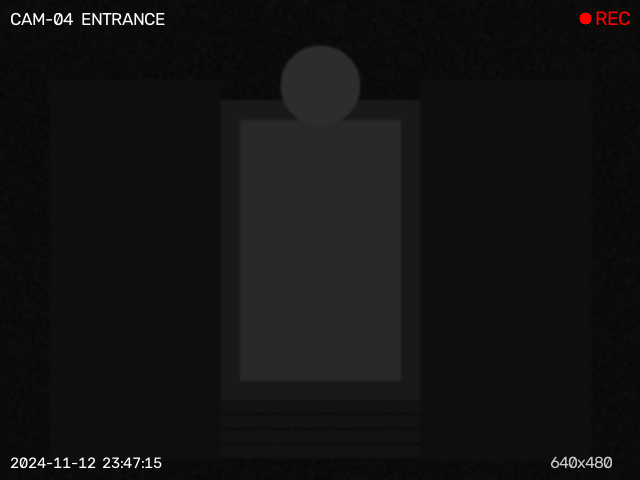
#> input picture sample_images/cctv_entrance.png, 640 x 480 px; its folder holds only this picture in this run
$ python -i enhancement.py   (imports and definitions only)   (older library calls are emulated)
#> lines starting #> are read from the running program, lines starting #| are printed output that depends on the picture
"""
enhancement.py
--------------
Image enhancement techniques for low-light / CCTV footage.

Point Transformations:
  1. Image Negative
  2. Logarithmic Transformation
  3. Gamma Correction (Power-Law)

Histogram-Based:
  4. Histogram Equalization
  5. CLAHE (Contrast Limited Adaptive Histogram Equalization)

Sharpening:
  6. Unsharp Masking

All functions work on single-channel (grayscale) images.
For color images, use the color-space wrapper `enhance_color_image()`
which processes only the luminance channel and preserves chrominance.
"""

import numpy as np
import cv2


# ═══════════════════════════════════════════════════════════
#  POINT TRANSFORMATIONS
# ═══════════════════════════════════════════════════════════

# [138 lines left out: functions negative_transform, log_transform, gamma_correction, histogram_equalization, clahe_enhancement, unsharp_mask, not called in this run]


# ═══════════════════════════════════════════════════════════
#  FREQUENCY-DOMAIN ENHANCEMENT (HOMOMORPHIC FILTERING)
# ═══════════════════════════════════════════════════════════

def homomorphic_filter(image: np.ndarray,
                       gamma_low: float = 0.5,
                       gamma_high: float = 2.0,
                       d0: float = 30.0,
                       c: float = 1.0) -> np.ndarray:
    """
    Apply Frequency-Domain Homomorphic Filtering based on Retinex illumination-reflectance model.

    Model:
      f(x, y) = i(x, y) * r(x, y)  (Illumination * Reflectance)
      ln(f) = ln(i) + ln(r)        (Converts multiplicative model to additive)

    Process:
      1. Natural logarithm: z = ln(1 + image / 255)
      2. 2D Fast Fourier Transform (FFT) to shift into frequency domain
      3. High-frequency emphasis transfer function:
         H(u,v) = (gamma_high - gamma_low) * [1 - exp(-c * (D^2 / D0^2))] + gamma_low
         - Suppresses low frequencies (gamma_low < 1: evens out illumination/shadows)
         - Amplifies high frequencies (gamma_high > 1: sharpens details and reflectance)
      4. Inverse 2D FFT (IFFT) back to spatial domain
      5. Exponential mapping: exp(Re(ifft)) - 1
      6. Percentile-based dynamic range restoration to [0, 255]

    Parameters:
      gamma_low  : float - Low-frequency gain (0.2 - 0.9, default 0.5)
      gamma_high : float - High-frequency gain (1.2 - 2.5, default 2.0)
      d0         : float - Cutoff frequency radius in pixels (10 - 100, default 30.0)
      c          : float - Sharpness coefficient of filter transition (default 1.0)
    """
    # Normalize channels
    if image.ndim == 3 and image.shape[2] == 1:
        image = image[:, :, 0]
    elif image.ndim == 3 and image.shape[2] == 4:
        image = cv2.cvtColor(image, cv2.COLOR_BGRA2BGR)

    # For 3-channel color, process luminance channel in YCrCb
    if image.ndim == 3:
        ycrcb = cv2.cvtColor(image, cv2.COLOR_BGR2YCrCb)
        y, cr, cb = cv2.split(ycrcb)
        y_filt = homomorphic_filter(y, gamma_low, gamma_high, d0, c)
        return cv2.cvtColor(cv2.merge([y_filt, cr, cb]), cv2.COLOR_YCrCb2BGR)

    img_float = image.astype(np.float64) / 255.0
    img_log = np.log1p(img_float)

    # 2D Fast Fourier Transform
    fft = np.fft.fft2(img_log)
    fft_shift = np.fft.fftshift(fft)

    rows, cols = image.shape[:2]
    crow, ccol = rows // 2, cols // 2
    u = np.arange(rows) - crow
    v = np.arange(cols) - ccol
    U, V = np.meshgrid(u, v, indexing='ij')
    D2 = U**2 + V**2

    # High-frequency emphasis transfer function H(u,v)
    H = (gamma_high - gamma_low) * (1.0 - np.exp(-c * (D2 / (d0**2 + 1e-6)))) + gamma_low

    # Apply filter in frequency domain
    filtered = fft_shift * H

    # Inverse 2D FFT back to spatial domain
    ifft_shift = np.fft.ifftshift(filtered)
    ifft = np.fft.ifft2(ifft_shift)
    real_part = np.real(ifft)

    # Invert log transform via exponential
    exp_img = np.expm1(real_part)

    # Robust normalization across dynamic range
    p1, p99 = np.percentile(exp_img, (1.0, 99.0))
    if p99 > p1:
        norm_img = np.clip((exp_img - p1) / (p99 - p1 + 1e-8) * 255.0, 0, 255).astype(np.uint8)
    else:
        norm_img = np.clip(exp_img * 255.0, 0, 255).astype(np.uint8)

    return norm_img


# [124 lines left out: functions compute_fft_spectrum, combined_enhancement, enhance_color_image, compute_histogram, not called in this run]

>>> import cv2
>>> picture = cv2.imread('sample_images/cctv_entrance.png')
#> picture is the input picture: shape (480, 640, 3); mean B, G, R 18.6, 18.6, 18.9
>>> result = homomorphic_filter(picture)
#> in homomorphic_filter, `ycrcb = cv2.cvtColor(image, cv2.COLOR_BGR2YCrCb)`: ycrcb: shape (480, 640, 3); mean of channels 0, 1, 2 18.7, 128.1, 128
#> in homomorphic_filter, `y, cr, cb = cv2.split(ycrcb)`:
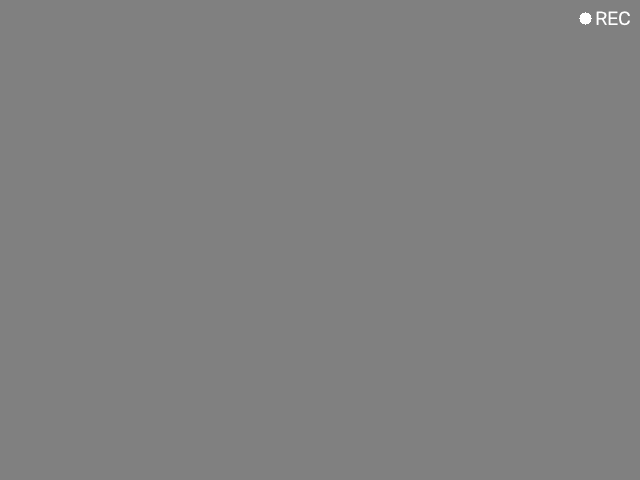
#> cr: shape (480, 640); min 128, max 255, mean 128.1
#> call 2 of homomorphic_filter, with gamma_low = 0.5, gamma_high = 2, d0 = 30, c = 1
#> in homomorphic_filter (call 2), `real_part = np.real(ifft)`:
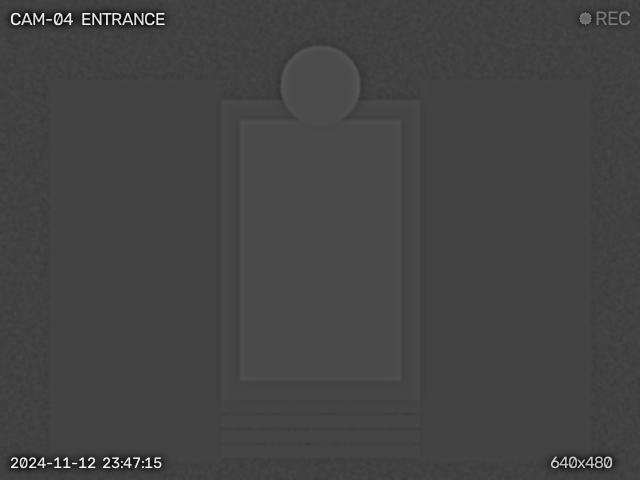
#> real_part: shape (480, 640) float64; min -0.385, max 1.19, mean 0.0347; drawn with min black and max white
#> in homomorphic_filter (call 2), `exp_img = np.expm1(real_part)`:
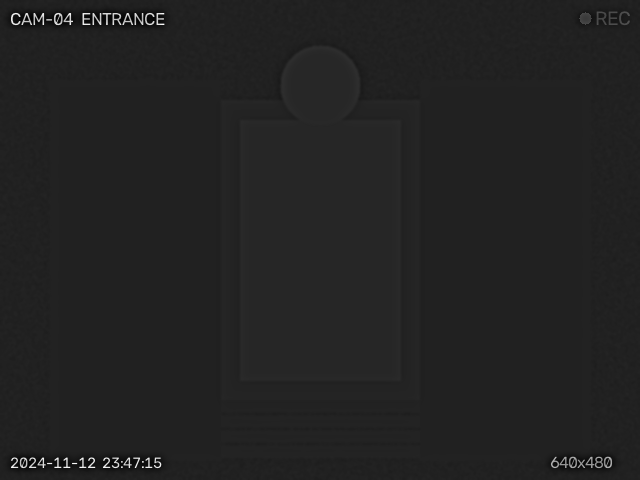
#> exp_img: shape (480, 640) float64; min -0.32, max 2.29, mean 0.0383; drawn with min black and max white
#> in homomorphic_filter (call 2), `p1, p99 = np.percentile(exp_img, (1.0, 99.0))`: p1 = -0.089; p99 = 0.107
#> in homomorphic_filter (call 2), `norm_img = np.clip((exp_img - p1) / (p99 - p1 + 1e-8) * 255.0, 0, 255)..`:
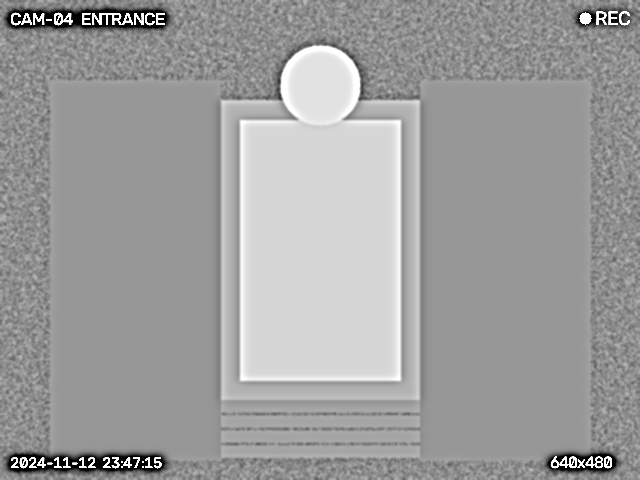
#> norm_img: shape (480, 640); min 0, max 255, mean 157.7

$ run again, on sample_images/cctv_warehouse.png
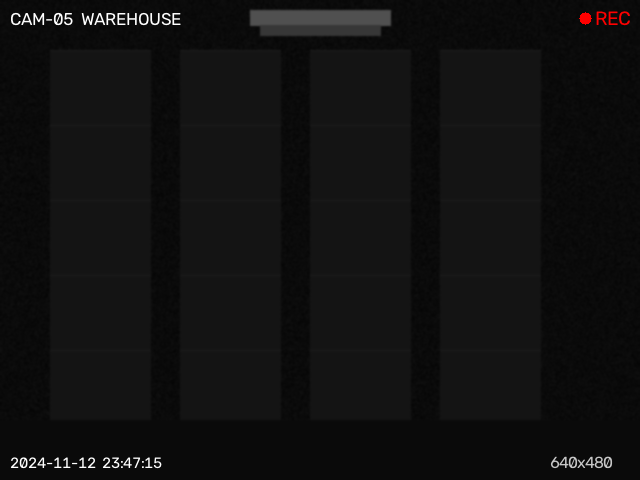
#> input picture sample_images/cctv_warehouse.png, 640 x 480 px
#> picture is the input picture: shape (480, 640, 3); mean B, G, R 16.7, 16.7, 17
#> ycrcb: shape (480, 640, 3); mean of channels 0, 1, 2 16.8, 128.1, 128
#> in homomorphic_filter (call 2), `exp_img = np.expm1(real_part)`:
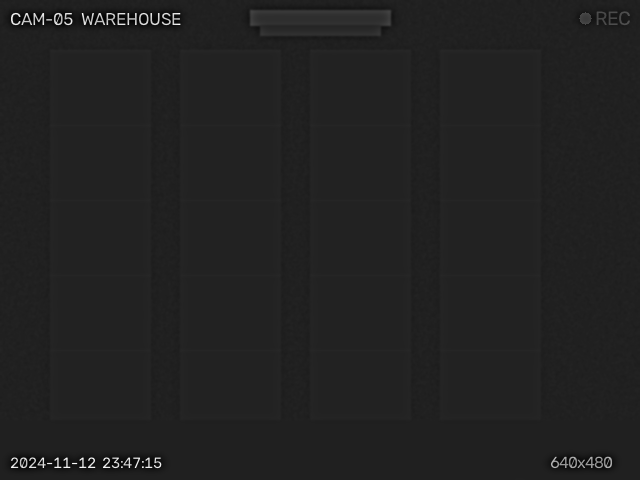
#> exp_img: shape (480, 640) float64; min -0.315, max 2.28, mean 0.0349; drawn with min black and max white
#> p1 = -0.0954; p99 = 0.186
#> in homomorphic_filter (call 2), `norm_img = np.clip((exp_img - p1) / (p99 - p1 + 1e-8) * 255.0, 0, 255)..`:
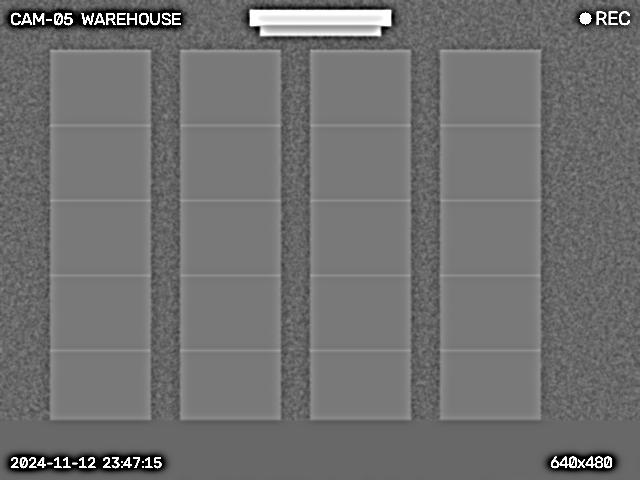
#> norm_img: shape (480, 640); min 0, max 255, mean 112.5

$ run again, on sample_images/dark_alley.png
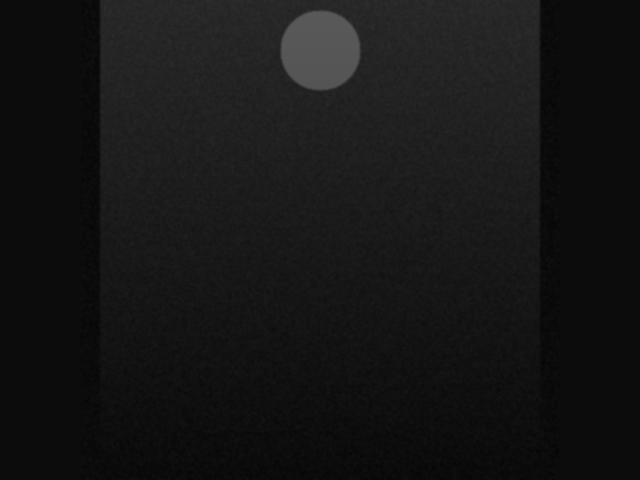
#> input picture sample_images/dark_alley.png, 640 x 480 px
#> picture is the input picture: shape (480, 640, 3); min 5, max 89, mean 21.7
#> ycrcb: shape (480, 640, 3); mean of channels 0, 1, 2 21.7, 128, 128
#> cr: shape (480, 640); every value is 128
#> in homomorphic_filter (call 2), `real_part = np.real(ifft)`:
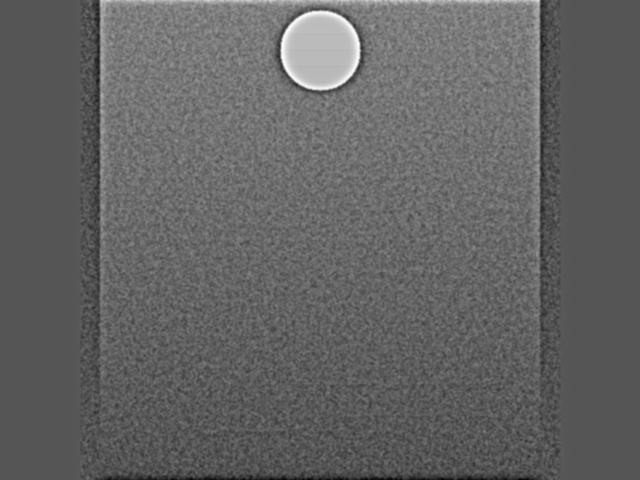
#> real_part: shape (480, 640) float64; min -0.0819, max 0.23, mean 0.0403; drawn with min black and max white
#> p1 = -0.00773; p99 = 0.159
#> in homomorphic_filter (call 2), `norm_img = np.clip((exp_img - p1) / (p99 - p1 + 1e-8) * 255.0, 0, 255)..`:
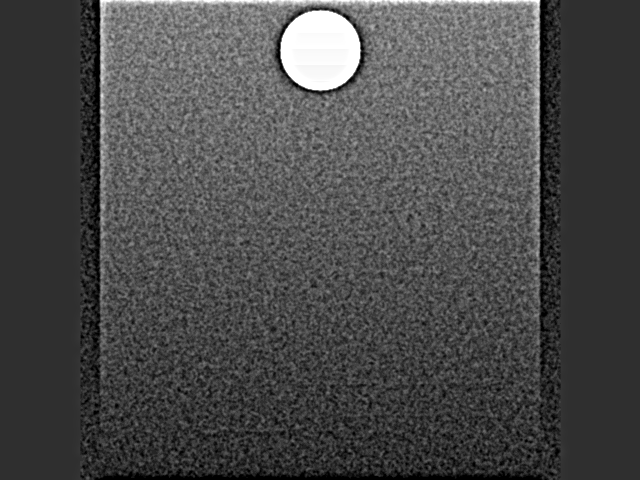
#> norm_img: shape (480, 640); min 0, max 255, mean 74.7

$ run again, on sample_images/dark_parking.png
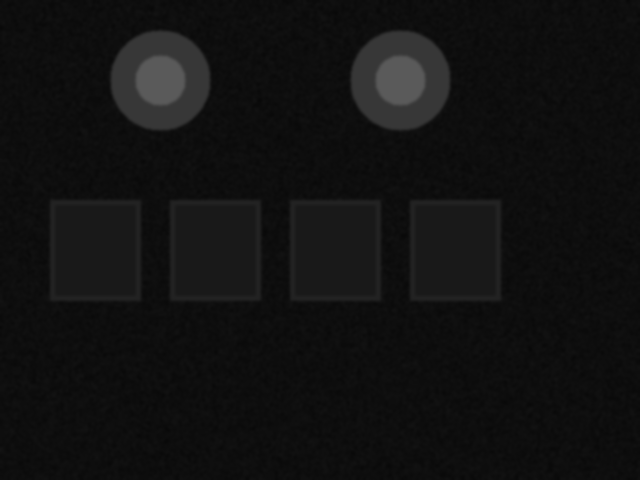
#> input picture sample_images/dark_parking.png, 640 x 480 px
#> picture is the input picture: shape (480, 640, 3); min 8, max 90, mean 17.7
#> ycrcb: shape (480, 640, 3); mean of channels 0, 1, 2 17.7, 128, 128
#> cr: shape (480, 640); every value is 128
#> in homomorphic_filter (call 2), `real_part = np.real(ifft)`:
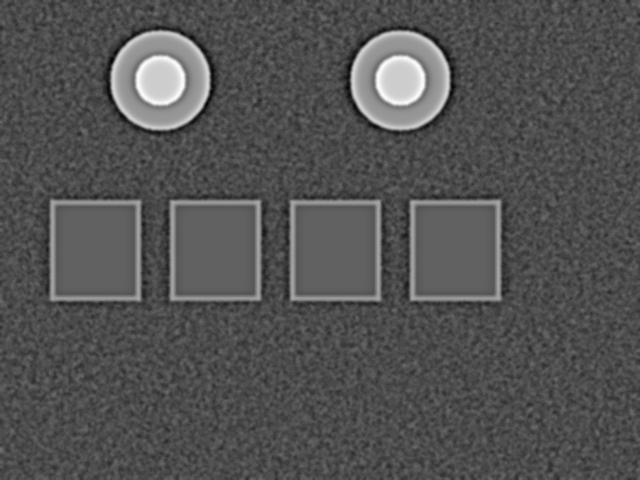
#> real_part: shape (480, 640) float64; min -0.048, max 0.199, mean 0.0331; drawn with min black and max white
#> p1 = -0.00457; p99 = 0.164
#> in homomorphic_filter (call 2), `norm_img = np.clip((exp_img - p1) / (p99 - p1 + 1e-8) * 255.0, 0, 255)..`:
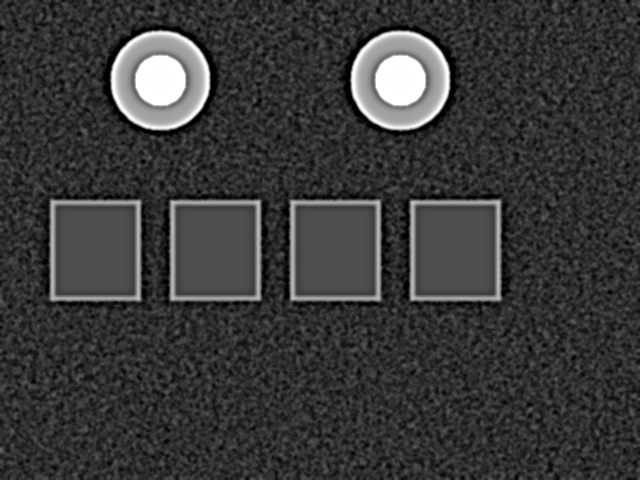
#> norm_img: shape (480, 640); min 0, max 255, mean 57.7
